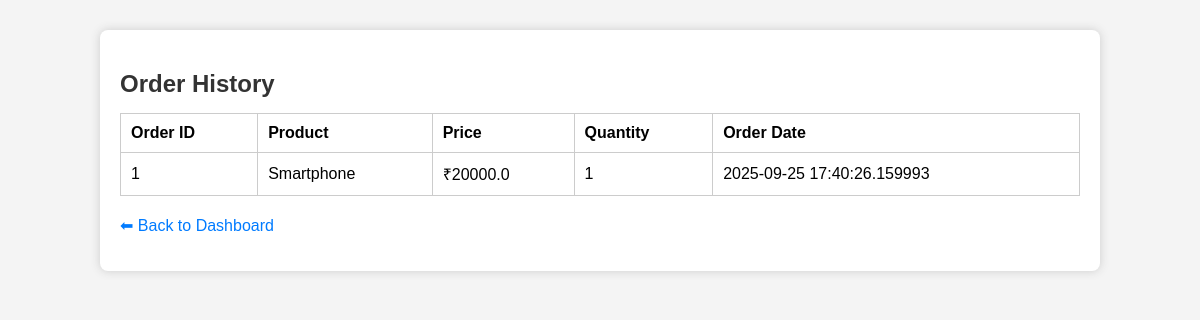
Page /orders (signed in) on the committed database.
### tables this page shows
CREATE TABLE Orders (
    OrderID INTEGER PRIMARY KEY AUTOINCREMENT,
    UserID INTEGER,
    ProductID INTEGER,
    Quantity INTEGER,
    OrderDate DATETIME DEFAULT CURRENT_TIMESTAMP,
    FOREIGN KEY(UserID) REFERENCES Users(UserID),
    FOREIGN KEY(ProductID) REFERENCES Products(ProductID)
);

CREATE TABLE Products (
    ProductID INTEGER PRIMARY KEY AUTOINCREMENT,
    Name TEXT,
    Price REAL,
    Stock INTEGER,
    SellerID INTEGER,
    FOREIGN KEY(SellerID) REFERENCES Users(UserID)
);

### routes/orders/orders.py (the view, shortened to what this page needs)
@orders_bp.route("/orders")
def view_orders():
    if "user_id" not in session:
        flash("Please login first.", "warning")
        return redirect(url_for("auth.login"))
    conn = get_db_connection()
    cur = conn.cursor()
    if session["role"] == "Customer":
        cur.execute("""
            SELECT Orders.OrderID, Products.Name as ProductName, Products.Price, Orders.Quantity, Orders.OrderDate
            FROM Orders
            JOIN Products ON Orders.ProductID = Products.ProductID
            WHERE Orders.UserID=?
            ORDER BY Orders.OrderDate DESC
        """, (session["user_id"],))
    elif session["role"] == "Seller":
        cur.execute("""
            SELECT Orders.OrderID, Products.Name as ProductName, Products.Price, Orders.Quantity, Orders.OrderDate
            FROM Orders
            JOIN Products ON Orders.ProductID = Products.ProductID
            WHERE Products.SellerID=?
            ORDER BY Orders.OrderDate DESC
        """, (session["user_id"],))
    orders = cur.fetchall()
    conn.close()
    return render_template("orders.html", orders=orders)

### routes/orders/orders.py (called while the page is built)
def get_db_connection():
    conn = sqlite3.connect(DB_PATH)
    conn.row_factory = sqlite3.Row
    return conn

### templates/orders/orders.html (shortened to what this page needs)
{% extends "base.html" %}
{% block content %}
<h2>Order History</h2>
{% if orders %}
<table border="1" cellpadding="8" cellspacing="0">
    <tr>
        <th>Order ID</th>
        <th>Product</th>
        <th>Price</th>
        <th>Quantity</th>
        <th>Order Date</th>
    </tr>
    {% for order in orders %}
    <tr>
        <td>{{ order['OrderID'] }}</td>
        <td>{{ order['ProductName'] }}</td>
        <td>₹{{ order['Price'] }}</td>
        <td>{{ order['Quantity'] }}</td>
        <td>{{ order['OrderDate'] }}</td>
    </tr>
    {% endfor %}
</table>
{% else %}
<p>No orders found.</p>
{% endif %}
<p><a href="{{ url_for('auth.dashboard') }}">⬅ Back to Dashboard</a></p>
{% endblock %}

### static/css/style.css (style rules this page uses)
body { font-family: Arial, sans-serif; background-color: #f4f4f4; margin: 0; padding: 0; }
h2 { color: #333; margin-bottom: 15px; }
table { width: 100%; border-collapse: collapse; margin-bottom: 20px; }
table, th, td { border: 1px solid #ccc; }
th, td { padding: 10px; text-align: left; }
a { color: #007BFF; text-decoration: none; }

### rows in the picture
Orders: OrderID "1", ProductName "Smartphone", Price "20000.0", Quantity "1", OrderDate "2025-09-25 17:40:26.159993"
